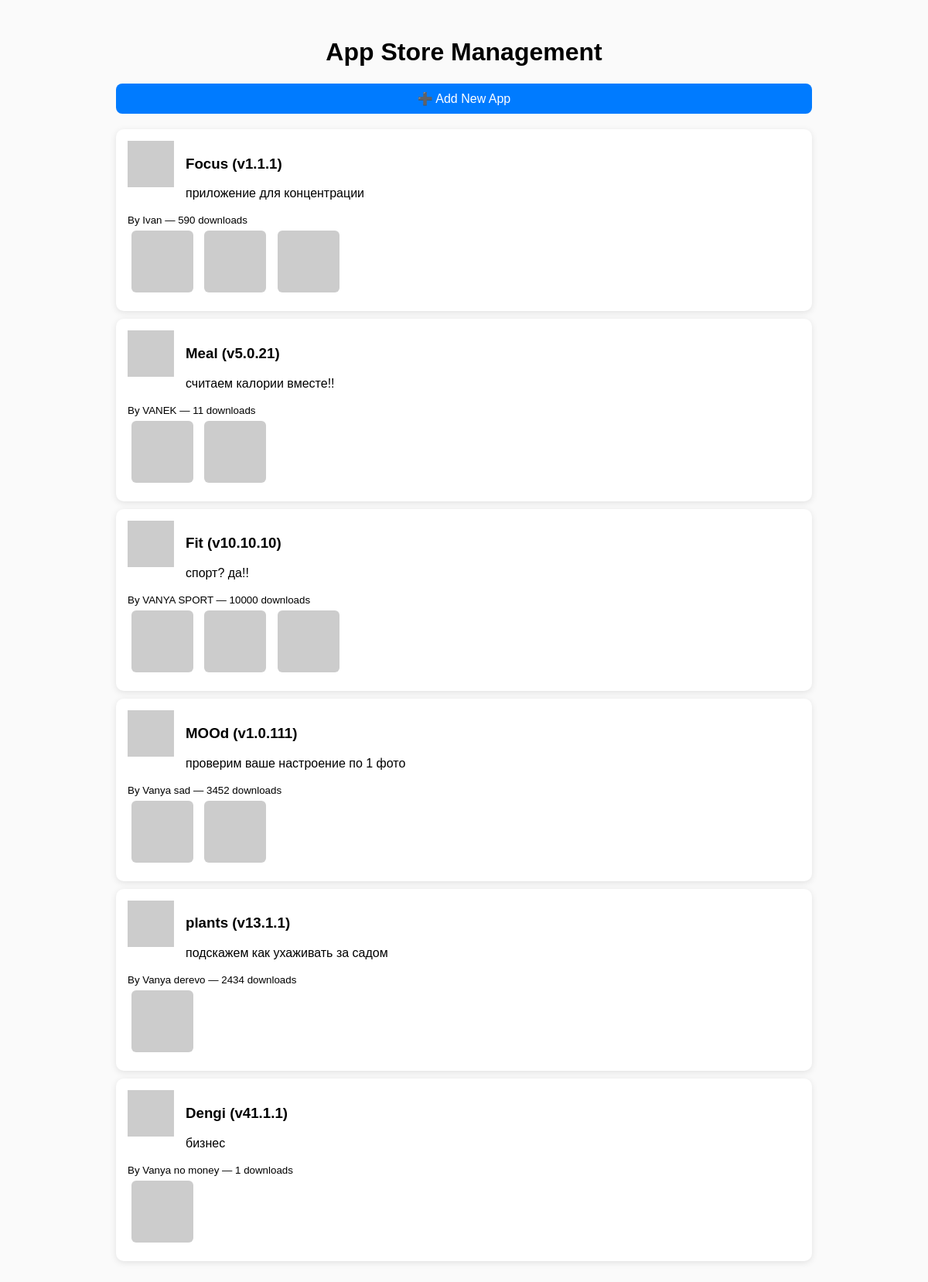
The page / on the database its author committed.
### models.py (models this page shows)
class App(Base):
    __tablename__ = "apps"
    id = Column(Integer, primary_key=True, index=True)
    name = Column(String, index=True)
    description = Column(String)
    icon = Column(String)
    version = Column(String)
    downloads = Column(String)
    developer = Column(String)
    screenshots = Column(String, nullable=True)

### main.py (the view)
@app.get("/", response_class=HTMLResponse)
def home(request: Request, db: Session = Depends(get_db)):
    apps = db.query(models.App).all()
    return templates.TemplateResponse("manage.html", {"request": request, "apps": apps})

### templates/manage.html (shortened to what this page needs)
<!DOCTYPE html>
<html lang="en">
<head>
</head>
<body>
<div class="container">
    <h1>App Store Management</h1>
    <a href="/add" class="add-btn">➕ Add New App</a>
    {% for app in apps %}
    <div class="app-card">
        <img src="{{ app.icon }}" alt="icon" class="icon">
        <h3>{{ app.name }} (v{{ app.version }})</h3>
        <p>{{ app.description }}</p>
        <small>By {{ app.developer }} — {{ app.downloads }} downloads</small>
        {% if app.screenshots %}
        <div class="screenshots">
            {% for shot in app.screenshots.split(',') %}
                <img src="{{ shot }}" alt="screenshot">
            {% endfor %}
        </div>
        {% endif %}
    </div>
    {% endfor %}
</div>
</body>
</html>

### templates/manage.html (style rules this page uses)
body { font-family: Arial, sans-serif; background: #fafafa; padding: 20px; }
h1 { text-align: center; }
.container { max-width: 900px; margin: auto; }
.app-card { background: #fff; padding: 15px; border-radius: 10px; box-shadow: 0 2px 8px rgba(0,0,0,0.1); margin: 10px 0; }
.app-card img.icon { width: 60px; height: 60px; float: left; margin-right: 15px; }
.screenshots img { width: 80px; height: 80px; border-radius: 6px; margin: 5px; }
.add-btn { display: block; text-align: center; margin-bottom: 20px; background: #007BFF; color: white; padding: 10px; border-radius: 8px; text-decoration: none; }

### rows shown on the page
App: name "Focus", version "1.1.1", description "приложение для концентрации", developer "Ivan", downloads "590"
App: name "Meal", version "5.0.21", description "считаем калории вместе!!", developer "VANEK", downloads "11"
App: name "Fit", version "10.10.10", description "спорт? да!!", developer "VANYA SPORT", downloads "10000"
App: name "MOOd", version "1.0.111", description "проверим ваше настроение по 1 фото", developer "Vanya sad", downloads "3452"
App: name "plants", version "13.1.1", description "подскажем как ухаживать за садом", developer "Vanya derevo", downloads "2434"
App: name "Dengi", version "41.1.1", description "бизнес", developer "Vanya no money", downloads "1"
